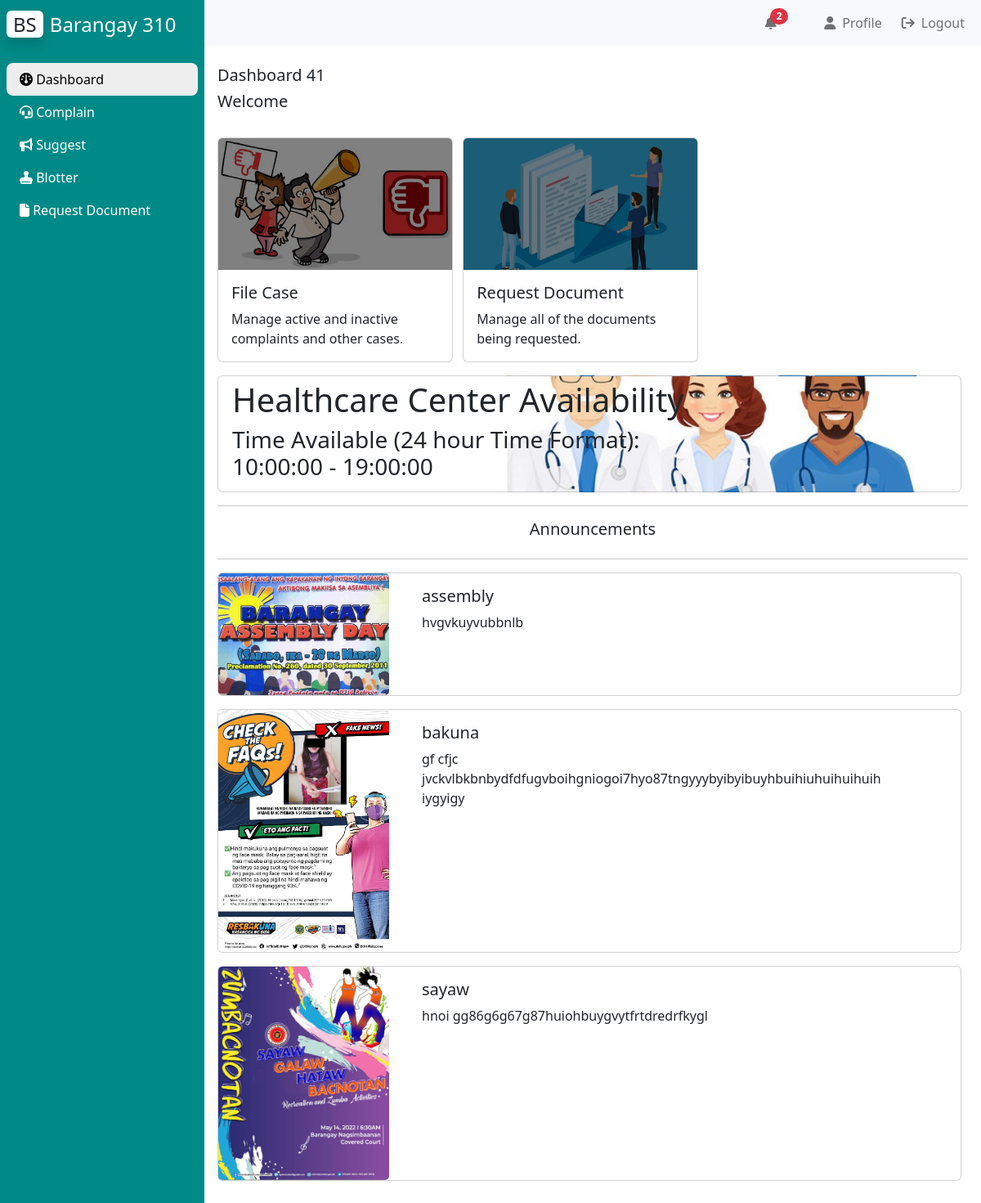
Page /Residents/dashboard/dashboard.php (signed in) on the committed database.
### tables this page shows
CREATE TABLE `bgy_info` (
  `id` int(10) NOT NULL AUTO_INCREMENT,
  `color_theme` varchar(10) NOT NULL,
  `logo_url` text NOT NULL,
  `bgy_name` text NOT NULL,
  `vision` text DEFAULT NULL,
  `mission` text DEFAULT NULL,
  `city` varchar(50) DEFAULT NULL,
  `background_url` varchar(100) DEFAULT NULL,
  PRIMARY KEY (`id`)
);

CREATE TABLE `healthcare_availability` (
  `id` int(10) NOT NULL AUTO_INCREMENT,
  `time_start` time NOT NULL,
  `time_end` time NOT NULL,
  PRIMARY KEY (`id`)
);

CREATE TABLE `announcement` (
  `id` int(11) NOT NULL AUTO_INCREMENT,
  `title` varchar(100) NOT NULL,
  `img_url` varchar(100) NOT NULL,
  `descrip` varchar(200) NOT NULL,
  PRIMARY KEY (`id`)
);

### phpfiles/bgy_info.php (called while the page is built)
<?php
    include("connection.php");
    $query = "SELECT * FROM bgy_info;";
    $result = $conn -> query($query);
    $row = $result -> fetch_array();
?>

### phpfiles/modules_available.php (called while the page is built)
<?php
    include("../../phpfiles/connection.php");
    $query = "SELECT availability FROM modules_available;";
    $result = $conn -> query($query);
    $i = 0;
    while($row = $result -> fetch_array()){
        $availability[$i] = $row[0];
        $i += 1;
    }
?>

### phpfiles/healthcare_time.php (called while the page is built)
<?php
    include("../../phpfiles/connection.php");
    $queryh = "SELECT * FROM healthcare_availability;";
    $resulth = $conn -> query($queryh);
    $rowh = $resulth -> fetch_array();
?>

### Residents/dashboard/dashboard.php (the view, shortened to what this page needs)
<?php
include('../../phpfiles/connection.php');
?>
<!DOCTYPE html>
<html lang="en" dir="ltr">
<head>
    <link rel="stylesheet" href="style.css">
    <link href='https://unpkg.com/boxicons@2.1.2/css/boxicons.min.css' rel='stylesheet'>
    <link href="https://cdn.jsdelivr.net/npm/bootstrap@5.2.0/dist/css/bootstrap.min.css" rel="stylesheet">
    <link rel="stylesheet" href="https://cdnjs.cloudflare.com/ajax/libs/font-awesome/6.1.2/css/all.min.css"/>
</head>
<body>
    <div class="main_container d-flex">
        <div class="sidebar" id="side_nav" style="background: <?php
        include("../../phpfiles/bgy_info.php");
        echo $row[1];
        ?>">
            <div class="header-box px-2 pt-3 pb-4 d-flex justify-content-between">
                <h1 class=fs-4><span class="bg-white text-dark rounded shadow px-2 me-2">BS</span><span class="text-white">Barangay <?php
                                                                                                                            include("../../phpfiles/bgy_info.php");
                                                                                                                            echo $row[3];
                                                                                                                            ?></span></h1>
            </div>
            <ul class="list-unstyled px-2">
            <li class="active"><a href="#" class="text-decoration-none px-3 py-2 d-block"><i class="fa-solid fa-gauge"></i>&nbsp;Dashboard</a></li>
            <li class=""><a href="../file_case/file_complaint.php" class="text-decoration-none px-3 py-2 d-block d-flex justify-content-between">
                <span><i class="fa-solid fa-headset"></i>&nbsp;Complain</span>
            <li class=""><a href="../file_case/send_suggestion/send_suggestion.php" class="text-decoration-none px-3 py-2 d-block"><i class="fa-solid fa-bullhorn"></i>&nbsp;Suggest</a></li>
            <li class=""><a href="../file_case/file_blotter/file_blotter.php" class="text-decoration-none px-3 py-2 d-block"><i class="fa-solid fa-stamp"></i>&nbsp;Blotter</a></li>
			<li class=""><a href="../request_document/request_document.php" class="text-decoration-none px-3 py-2 d-block"><i class="fa-solid fa-file"></i>&nbsp;Request Document</a></li>
            </ul>
        </div>
        <div class="content">
            <?php include("../../phpfiles/user_nav.php")?>
            <div class="dashboard_content px-3 py-4">
                <?php
                $query = "SELECT * FROM resident_table WHERE user_id = '" . $_SESSION['user_id'] . "'";
                $result = $conn -> query($query);
                $row = $result -> fetch_array();
                ?>
                <h2 class="text fs-5">Dashboard <?php echo $_SESSION['user_id']?></h2>
                <h2 class="text fs-5">Welcome <?php echo $row['fname'] . ' ' . $row['mname'] . ' ' . $row['lname']?></h2>
                <br>
                <?php include('../../phpfiles/modules_available.php');
                    if($availability[0] == 'yes'){ ?>
                        <div class="card mb-3 me-2 hover-shadow " style="width: 18rem;display: inline-block;">
                            <a href="../file_case/file_complaint.php" class="text-decoration-none text-dark">
                            <img src="img/complaint2.jpg" class="card-img-top" style="filter: brightness(50%);">
                            <div class="card-body">
                                <h5 class="card-title">File Case</h5>
                                <p class="card-text">Manage active and inactive complaints and other cases.</p>
                            </div></a>
                        </div>
                    <?php
                    }
                ?>
                <?php if($availability[3] == 'yes'){ ?>
                        <div class="card mb-3 me-2" style="width: 18rem;display: inline-block;">
                            <a href="../request_document/request_document.php" class="text-decoration-none text-dark">
                            <img src="img/request.jpg" class="card-img-top" style="filter: brightness(50%);">
                            <div class="card-body">
                                <h5 class="card-title">Request Document</h5>
                                <p class="card-text">Manage all of the documents being requested.</p>
                            </div></a>
                        </div>
                        <?php
                    }
                ?>
                <?php include('../../phpfiles/healthcare_time.php');?>
                <div class="card mb-3 me-2" id="health">
                    <div class="container-fluid">
                        <div class="status">
                            <h1>Healthcare Center Availability</h1>
                            <h3>Time Available (24 hour Time Format): <br><?php echo $rowh[1]; ?> - <?php echo $rowh[2]; ?></h3>
                        </div>
                    </div>
                </div>
                <hr>
                <div class="d-flex justify-content-center">
                    <h2 class="text fs-5" >Announcements</h2>
                </div>
                <hr>
                <?php
                    $query = "SELECT * FROM announcement";
                    $result = $conn -> query($query);
                    while($row = $result->fetch_assoc()) {
                ?>
                    <div class="card mb-3 me-2">
                        <div class="row no-gutters">
                            <div class="col-md-3">
                                <img src="../../announcement_uploads/<?php echo $row['img_url'];
                                ?>" class="card-img" alt="...">
                            </div>
                            <div class="col-md-8">
                                <div class="card-body">
                                    <h5 class="card-title"><?php echo $row['title'];?></h5>
                                    <p class="card-text"><?php echo $row['descrip'];?></p>
                                </div>
                            </div>
                        </div>
                    </div>
                <?php } ?>
            </div>
        </div>
    </div>
</body>
</html>

### phpfiles/user_nav.php (shortened to what this page needs)
<nav class="navbar navbar-expand-lg navbar-light bg-light">
<div class="container-fluid">
    <?php
        $queryR = "SELECT * FROM resident_table WHERE user_id = '".$_SESSION['user_id']."';";
        $resultR = $conn -> query($queryR);
        $rowR = $resultR->fetch_assoc();
        $residentID = $rowR['id'];
        $queryc = "SELECT * FROM user_notification WHERE status = '0' AND resident_ID = '$residentID'";
        $resultc = $conn -> query($queryc);
        $count = mysqli_num_rows($resultc);
    ?>
    <div class="collapse navbar-collapse justify-content-end" id="navbarSupportedContent">
        <ul class="navbar-nav mb-2 mb-lg-0">
            <li class="nav-item dropdown">
                <a class="nav-link" aria-current="page" href="#" data-bs-toggle="dropdown" aria-expanded="false">
                    <i class="fa-solid fa-bell px-2"></i><?php if($count != 0){?>
                    <span class="bg-danger rounded-pill text-white badge" style = "position:relative;top:-10px;left:-20px;"><?php echo $count?></span>
                    <?php }?>
                </a>
            </li>
            <li class="nav-item">
                <a class="nav-link" aria-current="page" href="../../user_profile_management/profile.php"><i class="fa-solid fa-user px-2"></i>Profile</a>
            </li>
            <li class="nav-item">
                <a href="../../Login/logout.php" class="nav-link" aria-current="page"><i class="fa-solid fa-arrow-right-from-bracket px-2"></i>Logout</a>
            </li>
        </ul>
    </div>
</div>
</nav>

### Residents/dashboard/style.css (style rules this page uses)
body { background: #eee; }
#side_nav { min-width: 250px; max-width: 250px; transition: all 0.3s; }
#health { background: url(img/health.jpg); background-size: cover; padding: 5px; }
.content { min-height: 100vh; width: 100%; }
.sidebar li.active { background: #eee; border-radius: 8px; }
.sidebar li.active a, .sidebar li.active a:hover { color: #000; }
.sidebar li a { color: #fff; }

### rows in the picture
bgy_info: bgy_name "310"
healthcare_availability: time_start "10:00:00", time_end "19:00:00"
announcement: img_url (picture), title "assembly", descrip "hvgvkuyvubbnlb"
announcement: img_url (picture), title "bakuna", descrip "gf cfjc jvckvlbkbnbydfdfugvboihgniogoi7hyo87tngyyybyibyibuyhbuihiuhuihuihuihiygyigy"
announcement: img_url (picture), title "sayaw", descrip "hnoi gg86g6g67g87huiohbuygvytfrtdredrfkygl"

### other values in the picture
$count "2"
$_SESSION['user_id'] "41"
